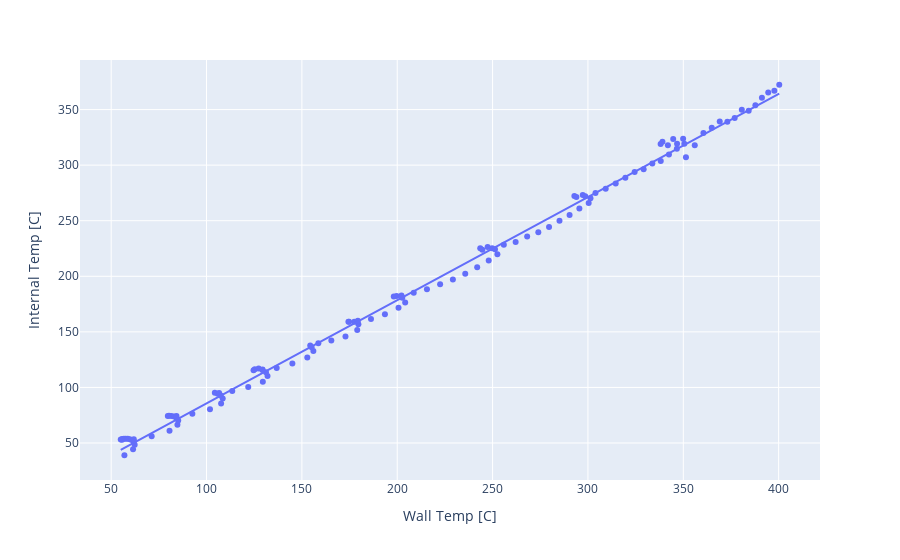

The code cell stored with this chart in its notebook:
### Code cell
fig14i = px.scatter(June14HeatingFilt, x="Wall Temp [C]", y="Internal Temp [C]", trendline="ols")
fig14i.show()
